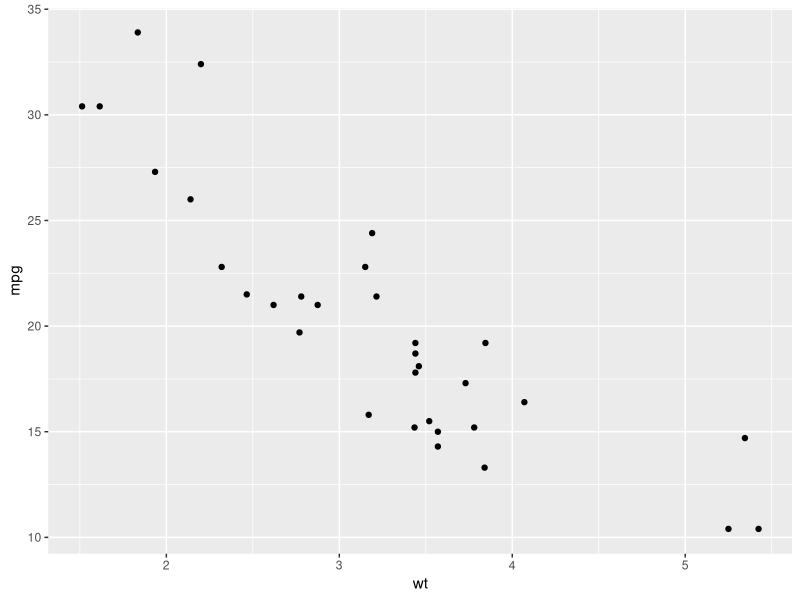
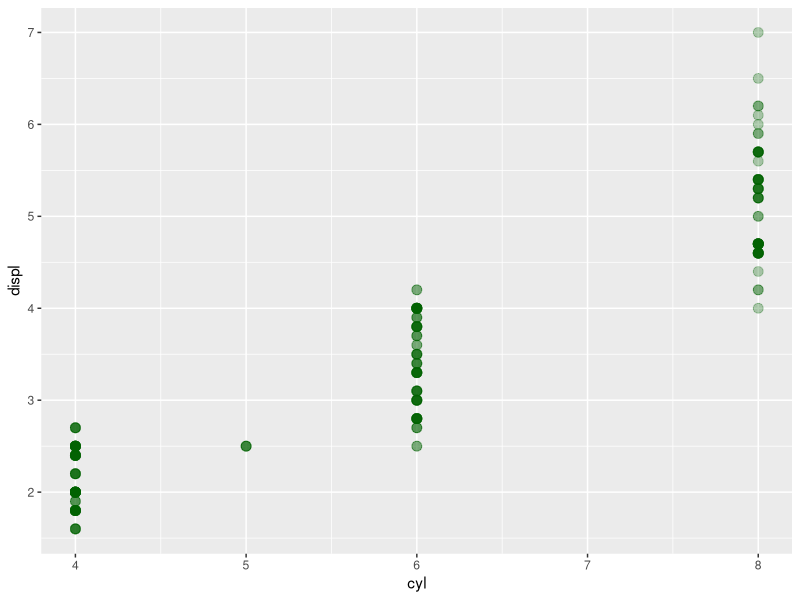
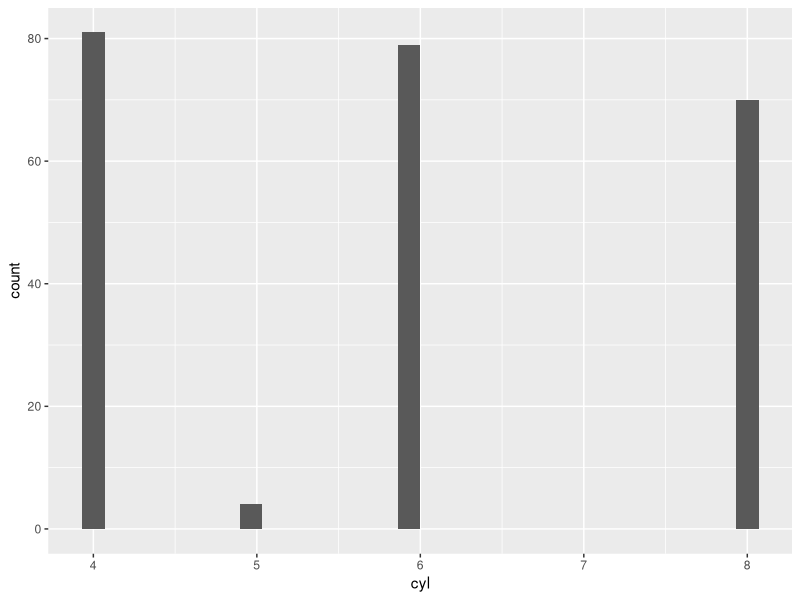
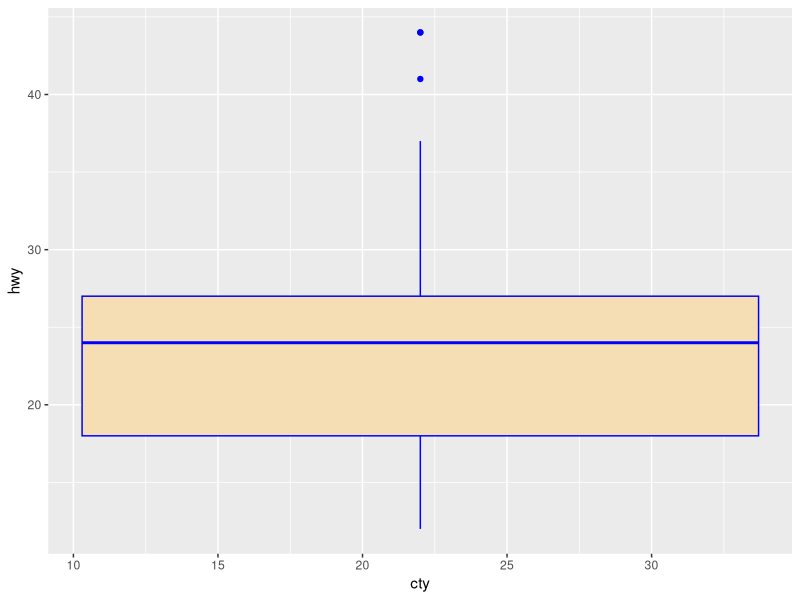
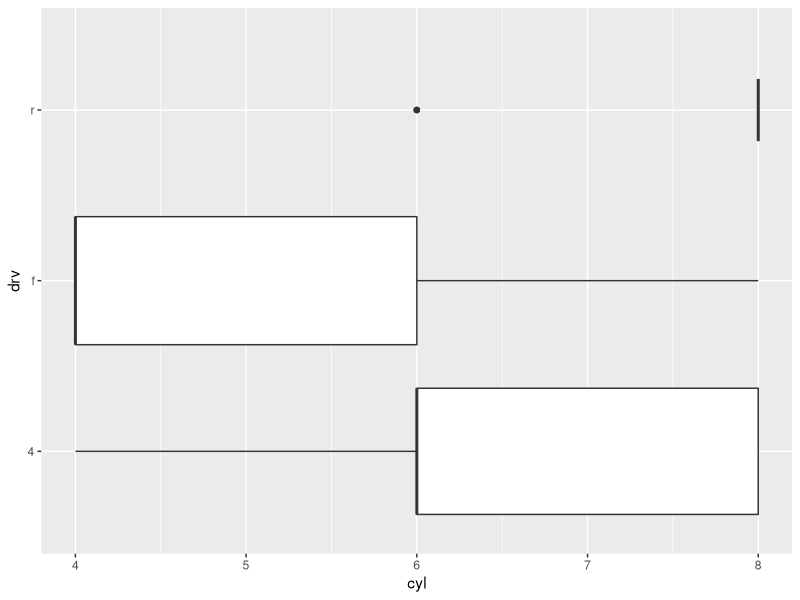
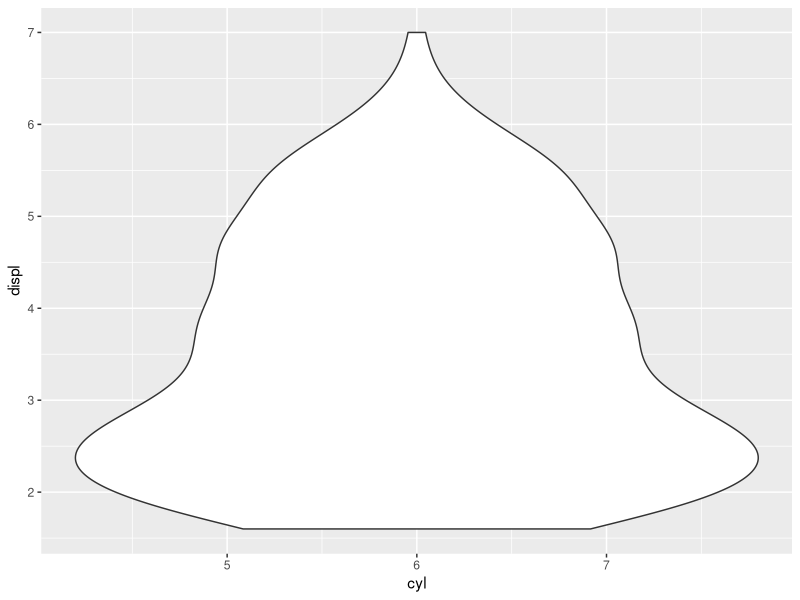

Here is the R script that generated these plots, in order:
## ---- chunk 1
knitr::opts_chunk$set(echo = TRUE)
## ---- chunk 2
library(ggplot2)
head(mpg)
## ---- chunk 3
ggplot(mtcars, aes(x=wt, y=mpg))+ geom_point()
#(definition du DataFrame, definition des axes : aes (x = , y = )+ geom_point()
## ---- chunk 4
ggplot(mpg) + 
  geom_point(aes(x = cyl, y = displ), 
             color = "darkgreen", size = 3, alpha = 0.3)
## ---- chunk 5
ggplot(mpg) + geom_histogram(aes(x = cyl))
## ---- chunk 6
ggplot(mpg) + geom_boxplot(aes(x = cty , y = hwy),fill = "wheat", color = "blue")
## ---- chunk 7
ggplot(mpg) + geom_boxplot(aes(x = cyl, y = drv), varwidth = TRUE)
## ---- chunk 8
ggplot(mpg) + geom_violin(aes(x = cyl, y = displ))
